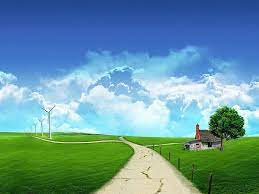
#> input picture CV/Practical 1/OIP.jpeg, 259 x 194 px, found by its file name
$ python INGConversion.py
#> lines starting #> are read from the running program, lines starting #| are printed output that depends on the picture
import cv2
import numpy as np
import matplotlib.pyplot as plt


input_image_path = 'E:\AJ Code\Paython\CV\Practical 1\OIP.jpeg'  # Replace with the path to your RGB image
try:
    rgb_image = cv2.imread(input_image_path)
#> rgb_image is the input picture: shape (194, 259, 3); mean B, G, R 158, 149.9, 103.3
    if rgb_image is None:
        raise Exception("Failed to load the RGB image.")
except FileNotFoundError:
    print(f"Error: The file '{input_image_path}' was not found.")
    exit(1)


print("Original RGB Image Matrix:")
print(rgb_image)
#> (printed output is left out)


cv2.imshow('Original RGB Image', rgb_image)
cv2.waitKey(0)
cv2.destroyAllWindows()


gray_image = cv2.cvtColor(rgb_image, cv2.COLOR_BGR2GRAY)
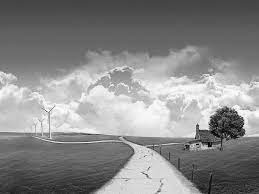
#> gray_image: shape (194, 259); min 2, max 254, mean 136.9


print("\nGrayscale Image Matrix:")
print(gray_image)
#> (printed output is left out)


cv2.imshow('Grayscale Image', gray_image)
cv2.waitKey(0)
cv2.destroyAllWindows()


hist_gray = cv2.calcHist([gray_image], [0], None, [256], [0, 256])
#> hist_gray = 256 values, max 944 at index 99, min 0 at index 0, mean 196.3


plt.figure(figsize=(12, 4))
plt.subplot(121)
plt.title("Grayscale Image Histogram")
plt.xlabel("Pixel Value")
plt.ylabel("Frequency")
plt.xlim([0, 256])
plt.plot(hist_gray)


rgb_from_gray = cv2.cvtColor(gray_image, cv2.COLOR_GRAY2BGR)


print("\nRGB Image Matrix from Grayscale:")
print(rgb_from_gray)
#> (printed output is left out)


cv2.imshow('RGB Image from Grayscale', rgb_from_gray)
cv2.waitKey(0)
cv2.destroyAllWindows()


hist_rgb_from_gray = cv2.calcHist([rgb_from_gray], [0], None, [256], [0, 256])
#> hist_rgb_from_gray has the same summary as hist_gray


plt.subplot(122)
plt.title("RGB Image Histogram from Grayscale")
plt.xlabel("Pixel Value")
plt.ylabel("Frequency")
plt.xlim([0, 256])
plt.plot(hist_rgb_from_gray)


plt.tight_layout()
plt.show()
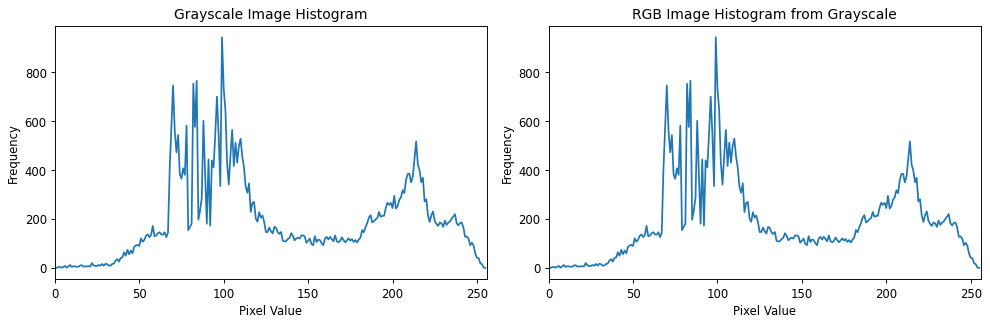
#> figure drawn by matplotlib, 2 panels; panel 1: curve peaks at x = 99, y = 944; panel 2: curve peaks at x = 99, y = 944
